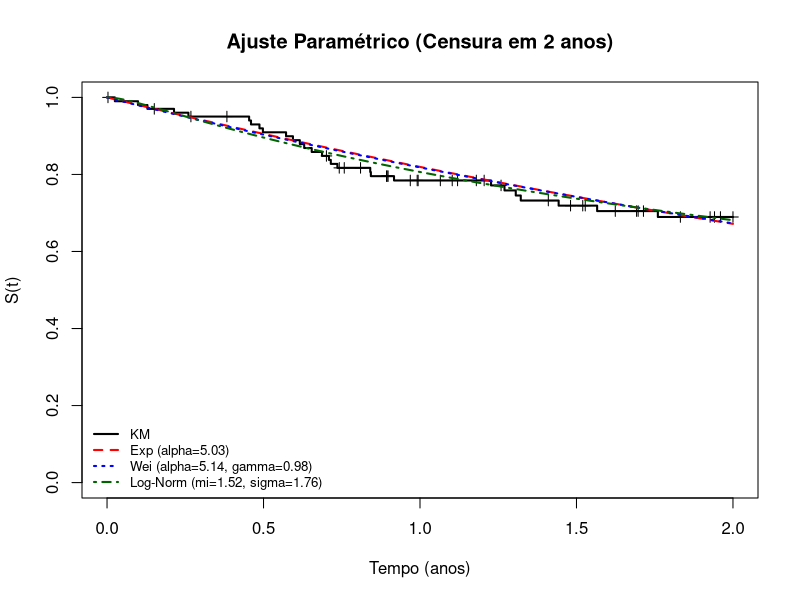
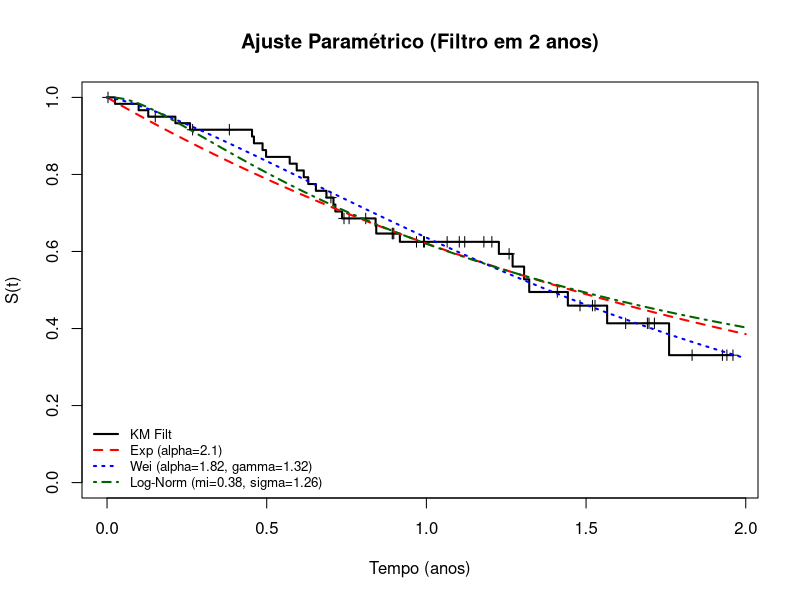
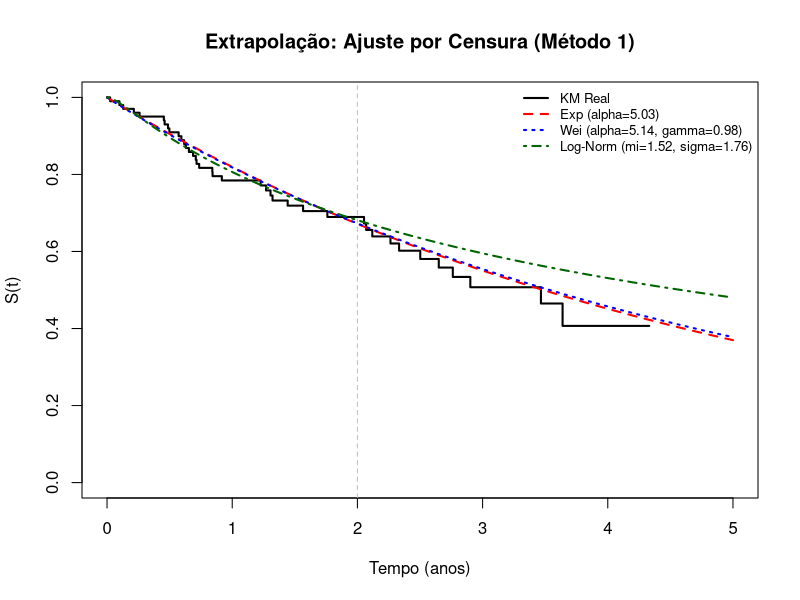
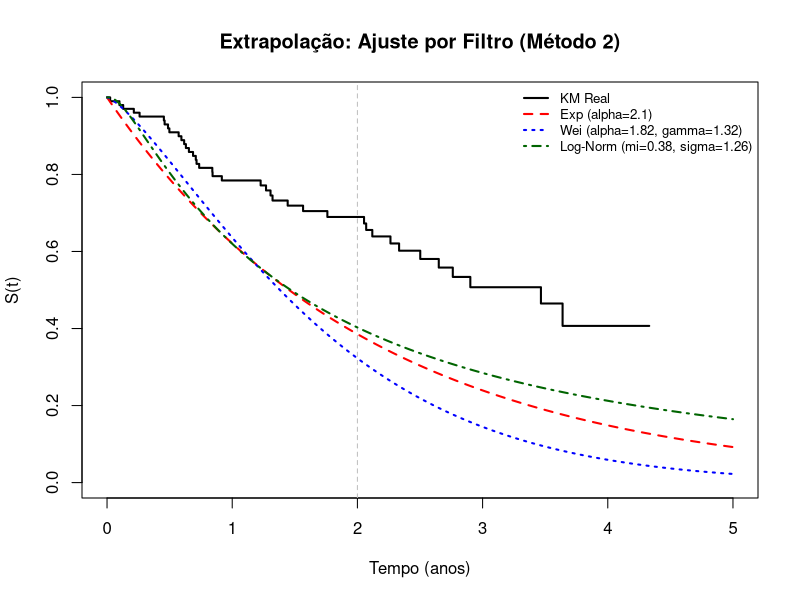

Source code (R) for these figures, in order:
## ---- chunk 1
knitr::opts_chunk$set(echo = TRUE, message = FALSE, warning = FALSE)
library(survival)
library(survminer)
library(knitr)
library(dplyr)
library(ggplot2)
dados <- read.csv2("Exemplo_Leucemia.csv")
## ---- chunk 2

# Censura
dados_cens <- dados %>%
  mutate(
    Tempo_trunc = ifelse(Tempo > 2, 2, Tempo),
    Evento_trunc = ifelse(Tempo > 2, 0, Evento)
  )

# Modelos
m_km_cens    <- survfit(Surv(Tempo_trunc, Evento_trunc) ~ 1, data = dados_cens)
m_exp_cens   <- survreg(Surv(Tempo_trunc, Evento_trunc) ~ 1, data = dados_cens, dist = "exponential")
m_wei_cens   <- survreg(Surv(Tempo_trunc, Evento_trunc) ~ 1, data = dados_cens, dist = "weibull")
m_lnorm_cens <- survreg(Surv(Tempo_trunc, Evento_trunc) ~ 1, data = dados_cens, dist = "lognorm")
## ---- chunk 3

# Filtro
dados_filt <- dados %>%
  filter(Tempo <= 2)

# Modelos
m_km_filt    <- survfit(Surv(Tempo, Evento) ~ 1, data = dados_filt)
m_exp_filt   <- survreg(Surv(Tempo, Evento) ~ 1, data = dados_filt, dist = "exponential")
m_wei_filt   <- survreg(Surv(Tempo, Evento) ~ 1, data = dados_filt, dist = "weibull")
m_lnorm_filt <- survreg(Surv(Tempo, Evento) ~ 1, data = dados_filt, dist = "lognorm")
## ---- chunk 4

tempos <- seq(0, 2, 0.01)

# Parâmetros e Sobrevida - Método 1
alfa_exp <- exp(m_exp_cens$coefficients[1])
s_exp <- exp(-tempos / alfa_exp)

alfa_wei <- exp(m_wei_cens$coefficients[1])
gama_wei <- 1 / m_wei_cens$scale
s_wei <- exp(-(tempos / alfa_wei)^gama_wei)

mi_lnorm <- m_lnorm_cens$coefficients[1]
sigma_lnorm <- m_lnorm_cens$scale
s_lnorm <- pnorm(-(log(tempos) - mi_lnorm) / sigma_lnorm)

# Labels com parâmetros
label_exp   <- paste0("Exp (alpha=", round(alfa_exp, 2), ")")
label_wei   <- paste0("Wei (alpha=", round(alfa_wei, 2), ", gamma=", round(gama_wei, 2), ")")
label_lnorm <- paste0("Log-Norm (mi=", round(mi_lnorm, 2), ", sigma=", round(sigma_lnorm, 2), ")")

plot(m_km_cens, conf.int = FALSE, mark.time = TRUE, lwd = 2,
     xlab = "Tempo (anos)", ylab = "S(t)", main = "Ajuste Paramétrico (Censura em 2 anos)")
lines(tempos, s_exp, col = "red", lwd = 2, lty = 2)
lines(tempos, s_wei, col = "blue", lwd = 2, lty = 3)
lines(tempos, s_lnorm, col = "darkgreen", lwd = 2, lty = 4)
legend("bottomleft", 
       legend = c("KM", label_exp, label_wei, label_lnorm),
       col = c("black", "red", "blue", "darkgreen"), lty = 1:4, lwd = 2, bty = "n", cex = 0.8)
## ---- chunk 5
aic_table_cens <- data.frame(
  Modelo = c("Exponencial", "Weibull", "Log-Normal"),
  AIC = c(AIC(m_exp_cens), AIC(m_wei_cens), AIC(m_lnorm_cens))
)
kable(aic_table_cens, digits = 2, caption = "AIC dos modelos (Método 1: Censura)")
## ---- chunk 6

# Parâmetros e Sobrevida - Método 2
alfa_exp_f <- exp(m_exp_filt$coefficients[1])
s_exp_f <- exp(-tempos / alfa_exp_f)

alfa_wei_f <- exp(m_wei_filt$coefficients[1])
gama_wei_f <- 1 / m_wei_filt$scale
s_wei_f <- exp(-(tempos / alfa_wei_f)^gama_wei_f)

mi_lnorm_f <- m_lnorm_filt$coefficients[1]
sigma_lnorm_f <- m_lnorm_filt$scale
s_lnorm_f <- pnorm(-(log(tempos) - mi_lnorm_f) / sigma_lnorm_f)

# Labels com parâmetros
label_exp_f   <- paste0("Exp (alpha=", round(alfa_exp_f, 2), ")")
label_wei_f   <- paste0("Wei (alpha=", round(alfa_wei_f, 2), ", gamma=", round(gama_wei_f, 2), ")")
label_lnorm_f <- paste0("Log-Norm (mi=", round(mi_lnorm_f, 2), ", sigma=", round(sigma_lnorm_f, 2), ")")

plot(m_km_filt, conf.int = FALSE, mark.time = TRUE, lwd = 2,
     xlab = "Tempo (anos)", ylab = "S(t)", main = "Ajuste Paramétrico (Filtro em 2 anos)")
lines(tempos, s_exp_f, col = "red", lwd = 2, lty = 2)
lines(tempos, s_wei_f, col = "blue", lwd = 2, lty = 3)
lines(tempos, s_lnorm_f, col = "darkgreen", lwd = 2, lty = 4)
legend("bottomleft", 
       legend = c("KM Filt", label_exp_f, label_wei_f, label_lnorm_f),
       col = c("black", "red", "blue", "darkgreen"), lty = 1:4, lwd = 2, bty = "n", cex = 0.8)
## ---- chunk 7

aic_table_filt <- data.frame(
  Modelo = c("Exponencial", "Weibull", "Log-Normal"),
  AIC = c(AIC(m_exp_filt), AIC(m_wei_filt), AIC(m_lnorm_filt))
)
kable(aic_table_filt, digits = 2, caption = "AIC dos modelos (Método 2: Filtro)")
## ---- chunk 8

m_km_full <- survfit(Surv(Tempo, Evento) ~ 1, data = dados)
tempos_longos <- seq(0, 5, 0.01)
## ---- chunk 9

s_exp_c   <- exp(-tempos_longos / alfa_exp)
s_wei_c   <- exp(-(tempos_longos / alfa_wei)^gama_wei)
s_lnorm_c <- pnorm(-(log(tempos_longos) - mi_lnorm) / sigma_lnorm)

plot(m_km_full, conf.int = FALSE, lwd = 2, xlim = c(0, 5),
     xlab = "Tempo (anos)", ylab = "S(t)", main = "Extrapolação: Ajuste por Censura (Método 1)")
abline(v = 2, lty = 2, col = "grey") # Linha do truncamento
lines(tempos_longos, s_exp_c, col = "red", lwd = 2, lty = 2)
lines(tempos_longos, s_wei_c, col = "blue", lwd = 2, lty = 3)
lines(tempos_longos, s_lnorm_c, col = "darkgreen", lwd = 2, lty = 4)
legend("topright", 
       legend = c("KM Real", label_exp, label_wei, label_lnorm),
       col = c("black", "red", "blue", "darkgreen"), lty = 1:4, lwd = 2, bty = "n", cex = 0.8)
## ---- chunk 10

s_exp_f   <- exp(-tempos_longos / alfa_exp_f)
s_wei_f   <- exp(-(tempos_longos / alfa_wei_f)^gama_wei_f)
s_lnorm_f <- pnorm(-(log(tempos_longos) - mi_lnorm_f) / sigma_lnorm_f)

plot(m_km_full, conf.int = FALSE, lwd = 2, xlim = c(0, 5),
     xlab = "Tempo (anos)", ylab = "S(t)", main = "Extrapolação: Ajuste por Filtro (Método 2)")
abline(v = 2, lty = 2, col = "grey")
lines(tempos_longos, s_exp_f, col = "red", lwd = 2, lty = 2)
lines(tempos_longos, s_wei_f, col = "blue", lwd = 2, lty = 3)
lines(tempos_longos, s_lnorm_f, col = "darkgreen", lwd = 2, lty = 4)
legend("topright", 
       legend = c("KM Real", label_exp_f, label_wei_f, label_lnorm_f),
       col = c("black", "red", "blue", "darkgreen"), lty = 1:4, lwd = 2, bty = "n", cex = 0.8)
